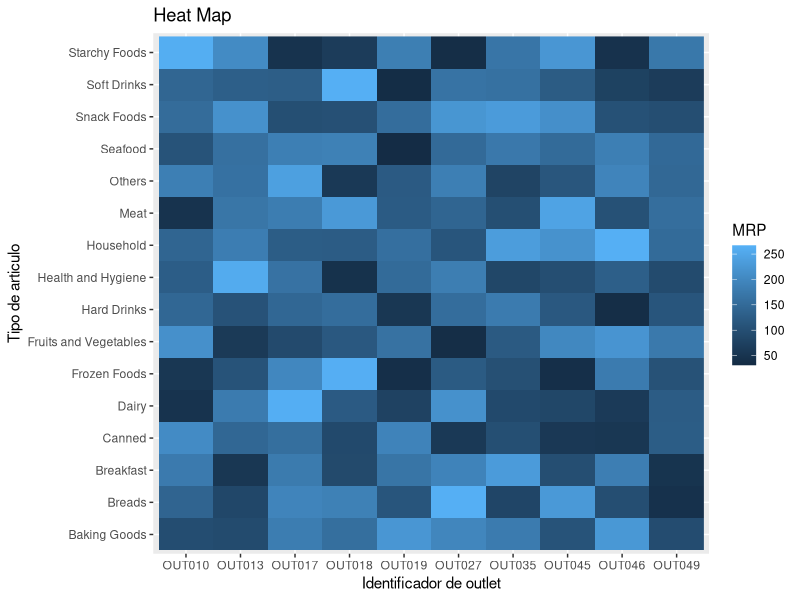

Source code (R):
library("readxl") # Libreria para leer archivos de excel
library("ggplot2") # Libreria para hacer plots avanzados

# Establecemos el working directory como el directorio actual
directorio <- dirname(parent.frame(2)$ofile)
setwd(directorio)

# Leemos los datos desde el excel
datos <- read_excel("Dataset.xlsx")

# Representamos los datos con un Heat Map
print(ggplot(datos, aes(Outlet_Identifier, Item_Type))
        + geom_raster(aes(fill = Item_MRP))
        + labs(title ="Heat Map", x = "Identificador de outlet", y = "Tipo de articulo")
        + scale_fill_continuous(name = "MRP"))